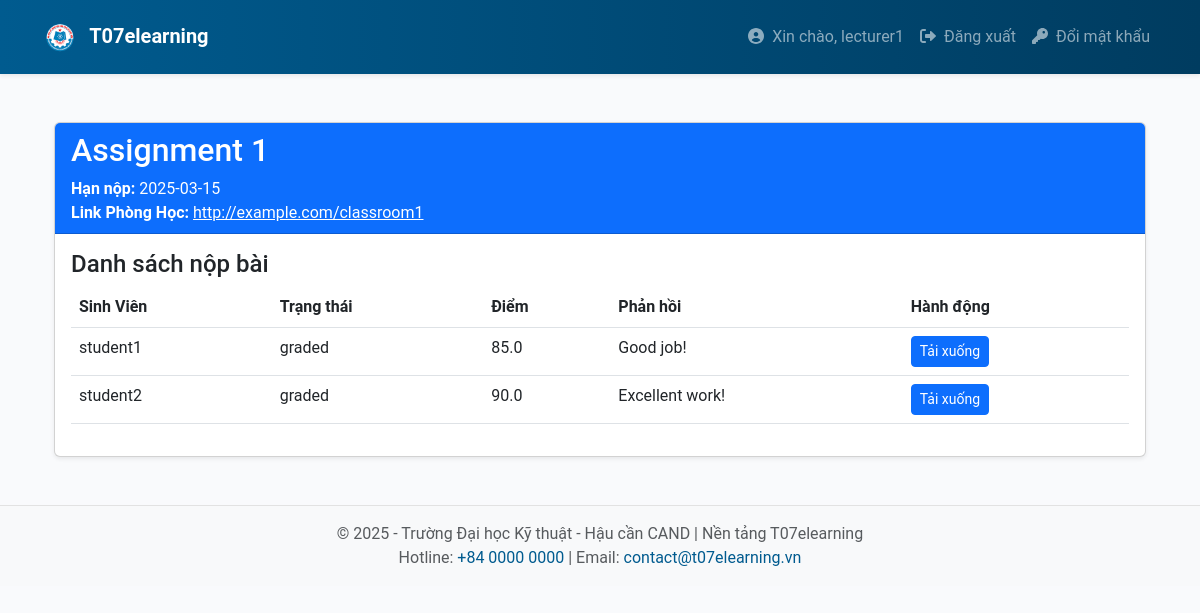
The app's page /lecturer/assignment/1 (signed in) with its own data.
### app/models.py (models this page shows, shortened)
class User(UserMixin, db.Model):
    __tablename__ = 'users'
    id = db.Column(db.Integer, primary_key=True)
    username = db.Column(db.String(64), unique=True, nullable=False)
    email = db.Column(db.String(120), unique=True, nullable=False)
    password_hash = db.Column(db.String(128), nullable=False)
    registered_on = db.Column(db.DateTime, default=datetime.utcnow)
    last_seen = db.Column(db.DateTime, default=datetime.utcnow, onupdate=datetime.utcnow)
    roles = db.relationship('Role', secondary='user_roles', back_populates='users')
    courses = db.relationship('Course', backref='lecturer', lazy='dynamic')
    enrollments = db.relationship('Enrollment', backref='student', lazy='dynamic')
    submissions = db.relationship('Submission', backref='student', lazy='dynamic')
    notifications = db.relationship('Notification', backref='user', lazy='dynamic')

class Assignment(db.Model):
    __tablename__ = 'assignments'
    id = db.Column(db.Integer, primary_key=True)
    class_id = db.Column(db.Integer, db.ForeignKey('classes.id'), nullable=False)
    title = db.Column(db.String(128), nullable=False)
    description = db.Column(db.Text, nullable=True)
    due_date = db.Column(db.DateTime, nullable=False)
    max_attempts = db.Column(db.Integer, default=1)
    created_on = db.Column(db.DateTime, default=datetime.utcnow)
    attachment_url = db.Column(db.String(512), nullable=True)
    class_link = db.Column(db.String(256), nullable=True)  # New field for class link
    lecturer_id = db.Column(db.Integer, db.ForeignKey('users.id'), nullable=False)
    deadline_duration = db.Column(db.Integer, nullable=False, default=0)
    submissions = db.relationship('Submission', back_populates='assignment')

class Submission(db.Model):
    __tablename__ = 'submissions'
    id = db.Column(db.Integer, primary_key=True)
    assignment_id = db.Column(db.Integer, db.ForeignKey('assignments.id'), nullable=False)
    student_id = db.Column(db.Integer, db.ForeignKey('users.id'), nullable=False)
    submission_date = db.Column(db.DateTime, default=datetime.utcnow)
    file_url = db.Column(db.String(512), nullable=True)
    grade = db.Column(db.Float, nullable=True)
    feedback = db.Column(db.Text, nullable=True)
    status = db.Column(db.String(64), nullable=False, default='pending')
    answer = db.Column(db.Text, nullable=True)
    assignment = db.relationship('Assignment', back_populates='submissions')

### app/lecturer/routes.py (the view)
@bp.route('/assignment/<int:assignment_id>', methods=['GET'])
@login_required
def view_assignment(assignment_id):
    assignment = Assignment.query.get_or_404(assignment_id)
    submissions = Submission.query.filter_by(assignment_id=assignment.id).all()
    deadline_time = assignment.created_on + timedelta(minutes=assignment.deadline_duration)
    for submission in submissions:
        if submission.status == 'pending' and datetime.utcnow() > deadline_time:
            submission.status = 'overdue'
            db.session.commit()
    return render_template('lecturer/view_assignment.html', assignment=assignment, submissions=submissions)

### app/templates/lecturer/view_assignment.html
{% extends "base.html" %} {% block content %}
<div class="container mt-5">
  <div class="card shadow-sm">
    <div class="card-header bg-primary text-white">
      <h2>{{ assignment.title }}</h2>
      <p class="mb-0">
        <strong>Hạn nộp:</strong> {{ assignment.due_date.strftime('%Y-%m-%d') }}
      </p>
      {% if assignment.class_link %}
      <p class="mb-0">
        <strong>Link Phòng Học:</strong>
        <a href="{{ assignment.class_link }}" target="_blank" class="class-link"
          >{{ assignment.class_link }}</a
        >
      </p>
      {% else %}
      <p class="mb-0"><strong>Link Phòng Học:</strong> Không có link</p>
      {% endif %}
    </div>
    <div class="card-body">
      <h4>Danh sách nộp bài</h4>
      <table class="table">
        <thead>
          <tr>
            <th>Sinh Viên</th>
            <th>Trạng thái</th>
            <th>Điểm</th>
            <th>Phản hồi</th>
            <th>Hành động</th>
          </tr>
        </thead>
        <tbody>
          {% for submission in submissions %}
          <tr>
            <td>{{ submission.student.username }}</td>
            <td>
              {% if submission.status == 'overdue' %}
              <span class="text-danger">Quá hạn</span>
              {% else %} {{ submission.status }} {% endif %}
            </td>
            <td>
              {{ submission.grade if submission.grade is not none else 'Chưa
              chấm' }}
            </td>
            <td>
              {{ submission.feedback if submission.feedback else 'Chưa có phản
              hồi' }}
            </td>
            <td>
              {% if submission.file_url %}
              <a
                href="{{ url_for('static', filename=submission.file_url.replace('\\', '/')) }}"
                class="btn btn-primary btn-sm"
                download
                >Tải xuống</a
              >
              {% else %} Không có tệp {% endif %}
            </td>
          </tr>
          {% endfor %}
        </tbody>
      </table>
    </div>
  </div>
</div>
{% endblock %}

### app/templates/base.html (shortened to what this page needs)
<!DOCTYPE html>
<html lang="vi">
  <head>
    <link
      rel="stylesheet"
      href="https://cdn.jsdelivr.net/npm/bootstrap@5.3.0/dist/css/bootstrap.min.css"
    />
    <link
      rel="stylesheet"
      href="{{ url_for('static', filename='css/main.css') }}"
    />
  </head>
  <body>
    <nav class="navbar navbar-expand-lg navbar-dark bg-t07 py-3 shadow-sm">
      <div class="container">
        <a class="navbar-brand fw-bold" href="{{ url_for('main.index') }}">
          <img
            src="{{ url_for('static', filename='images/logo.png') }}"
            alt="T07 Logo"
            height="30"
            class="me-2"
          />
          T07elearning
        </a>
        <div class="collapse navbar-collapse" id="mainNav">
          <ul class="navbar-nav ms-auto">
            {% if current_user.is_authenticated %}
            <li class="nav-item">
              <a class="nav-link" href="#">
                <i class="fas fa-user-circle me-1"></i> Xin chào, {{
                current_user.username }}
              </a>
            </li>
            <li class="nav-item">
              <a class="nav-link" href="{{ url_for('auth.logout') }}">
                <i class="fas fa-sign-out-alt me-1"></i> Đăng xuất
              </a>
            </li>
            <li class="nav-item">
              <a class="nav-link" href="{{ url_for('auth.change_password') }}">
                <i class="fas fa-key me-1"></i> Đổi mật khẩu
              </a>
            </li>
              {% endif %}
          </ul>
        </div>
      </div>
    </nav>
    <div class="container my-4">{% block content %} {% endblock %}</div>
    <footer class="bg-light py-3 footer-t07 mt-5">
      <div class="container text-center text-muted">
        <p class="mb-0">
          &copy; 2025 - Trường Đại học Kỹ thuật - Hậu cần CAND | Nền tảng
          T07elearning
        </p>
        <p class="mb-0">
          Hotline: <a href="tel:+8400000000">+84 0000 0000</a> | Email:
          <a href="mailto:contact@t07elearning.vn">contact@t07elearning.vn</a>
        </p>
      </div>
    </footer>
  </body>
</html>

### app/static/css/main.css (style rules this page uses)
* { box-sizing: border-box; }
body { font-family: "Roboto", sans-serif; background-color: #f9fafc; color: #4a4a4a; }
.bg-t07 { background: linear-gradient(90deg, #005b8f 0%, #003c60 100%); }
.footer-t07 { border-top: 1px solid #e2e2e2; }
.footer-t07 a { color: #005b8f; text-decoration: none; }
.class-link { color: white; }

### records on screen
User: username "lecturer1"
Assignment: title "Assignment 1", due_date "2025-03-15", class_link "http://example.com/classroom1"
Submission: student.username "student1", status "graded", grade "85.0", feedback "Good job!"
Submission: student.username "student2", status "graded", grade "90.0", feedback "Excellent work!"
